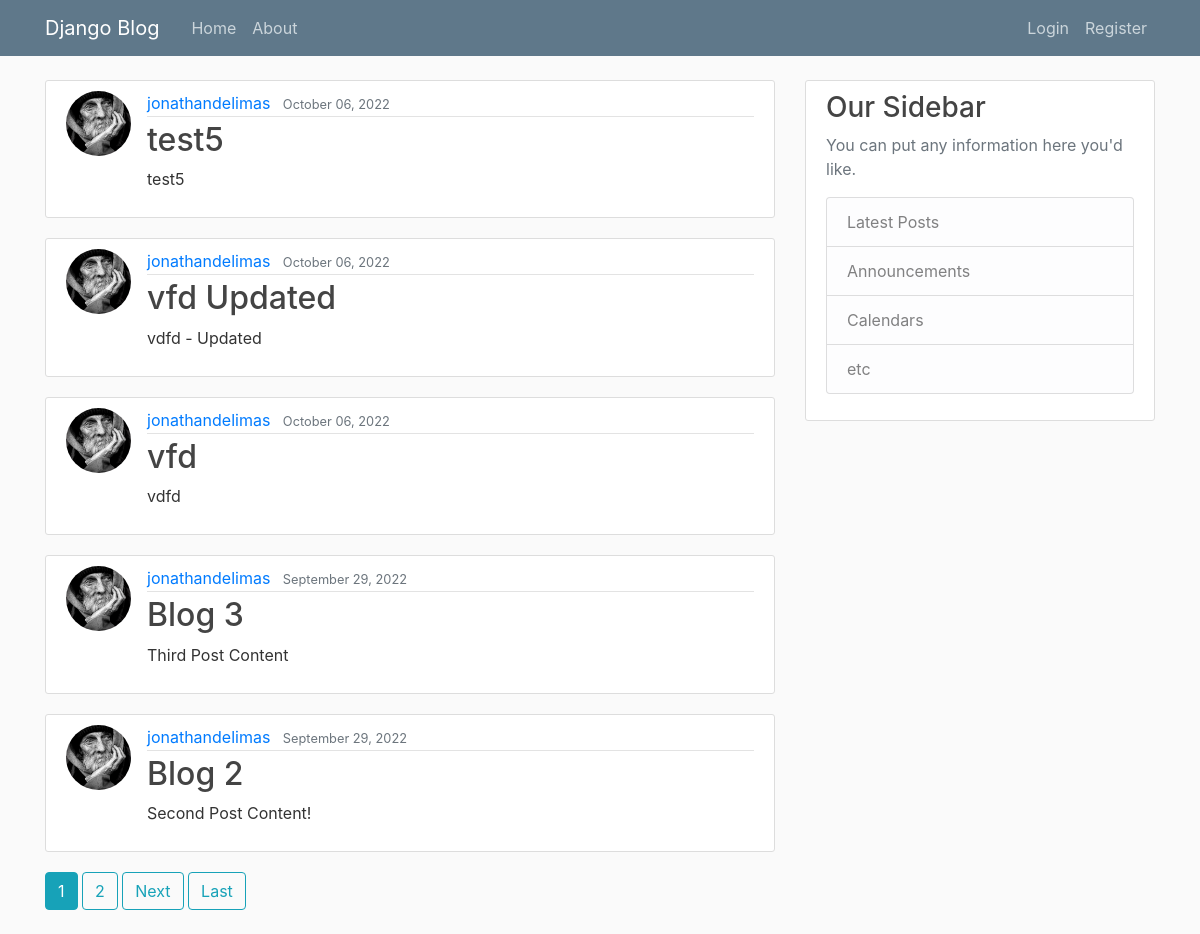
/, run on an earlier commit of the app's database.
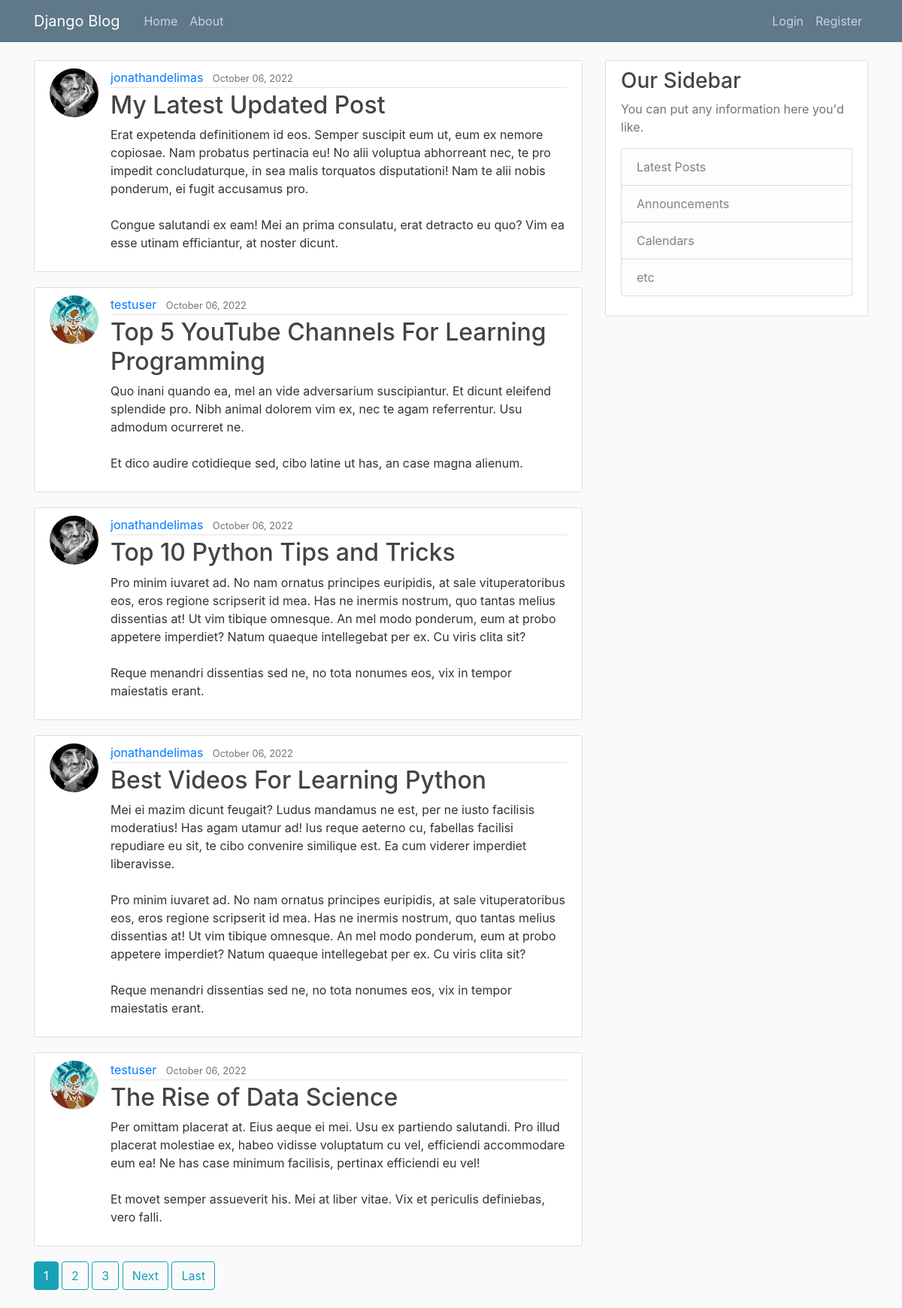
And on a later commit of the database.
### blog/models.py (models this page shows, shortened)
class Post(models.Model):
    title = models.CharField(max_length=100)
    content = models.TextField()
    date_posted = models.DateTimeField(default=timezone.now)
    author = models.ForeignKey(User, on_delete=models.CASCADE)

### users/models.py (models this page shows, shortened)
class Profile(models.Model):
    user = models.OneToOneField(User, on_delete=models.CASCADE)
    image = models.ImageField(default='defalt.jpg', upload_to='profile_pics')

### blog/views.py (the view)
# urls.py: path("", PostListView.as_view(), name='blog-home'),
class PostListView(ListView):
    model = Post
    template_name = 'blog/home.html'    #<app>/<model>_<viewtype>.html
    context_object_name= 'posts'
    ordering = ['-date_posted']
    paginate_by = 5

### blog/templates/blog/home.html (shortened to what this page needs)
{% extends "blog/base.html" %}
{%block content%}
    {% for post in posts %}
        <article class="media content-section">
            <img class="rounded-circle article-img" src="{{post.author.profile.image.url}}">
            <div class="media-body">
            <div class="article-metadata">
                <a class="mr-2" href="#">{{ post.author }}</a>
                <small class="text-muted">{{ post.date_posted|date:"F d, Y" }}</small>
            </div>
            <h2><a class="article-title" href="{% url 'post-detail' post.id %}">{{ post.title }}</a></h2>
            <p class="article-content">{{ post.content }}</p>
            </div>
        </article>
    {% endfor %}
    {% if is_paginated %}
    {% for num in page_obj.paginator.page_range %}
      {% if page_obj.number == num %}
        <a class="btn btn-info mb-4" href="?page={{ num }}">{{ num }}</a>
      {% elif num > page_obj.number|add:'-3' and num < page_obj.number|add:'3' %}
        <a class="btn btn-outline-info mb-4" href="?page={{ num }}">{{ num }}</a>
      {% endif %}
    {% endfor %}
    {% if page_obj.has_next %}
      <a class="btn btn-outline-info mb-4" href="?page={{ page_obj.next_page_number }}">Next</a>
      <a class="btn btn-outline-info mb-4" href="?page={{ page_obj.paginator.num_pages }}">Last</a>
    {% endif %}
  {% endif %}
{%endblock content%}

What changed in the data, as far as the page shows it:
removed Post: author.profile.image (picture), author "jonathandelimas", date_posted "October 06, 2022", title "test5", content "test5"
removed Post: author.profile.image (picture), author "jonathandelimas", date_posted "October 06, 2022", title "vfd Updated", content "vdfd - Updated"
removed Post: author.profile.image (picture), author "jonathandelimas", date_posted "October 06, 2022", title "vfd", content "vdfd"
no longer on this page (row unchanged): Post: author.profile.image (picture), author "jonathandelimas", date_posted "September 29, 2022", title "Blog 3", content "Third Post Content"
no longer on this page (row unchanged): Post: author.profile.image (picture), author "jonathandelimas", date_posted "September 29, 2022", title "Blog 2", content "Second Post Content!"
added Post: author.profile.image (picture), author "jonathandelimas", date_posted "October 06, 2022", title "My Latest Updated Post", content "Erat expetenda definitionem id eos. Semper suscipit eum ut, eum ex nemore copiosae. Nam probatus pertinacia eu! No alii voluptua abhorreant nec, te pro impedit concludaturque, in sea malis torquatos disputationi! Nam te alii nobis ponderum, ei fugit accusamus pro. Congue salutandi ex eam! Mei an prima consulatu, erat detracto eu quo? Vim ea esse utinam efficiantur, at noster dicunt."
added Post: author.profile.image (picture), author "testuser", date_posted "October 06, 2022", title "Top 5 YouTube Channels For Learning Programming", content "Quo inani quando ea, mel an vide adversarium suscipiantur. Et dicunt eleifend splendide pro. Nibh animal dolorem vim ex, nec te agam referrentur. Usu admodum ocurreret ne. Et dico audire cotidieque sed, cibo latine ut has, an case magna alienum."
added Post: author.profile.image (picture), author "jonathandelimas", date_posted "October 06, 2022", title "Top 10 Python Tips and Tricks", content "Pro minim iuvaret ad. No nam ornatus principes euripidis, at sale vituperatoribus eos, eros regione scripserit id mea. Has ne inermis nostrum, quo tantas melius dissentias at! Ut vim tibique omnesque. An mel modo ponderum, eum at probo appetere imperdiet? Natum quaeque intellegebat per ex. Cu viris clita sit? Reque menandri dissentias sed ne, no tota nonumes eos, vix in tempor maiestatis erant."
added Post: author.profile.image (picture), author "jonathandelimas", date_posted "October 06, 2022", title "Best Videos For Learning Python", content "Mei ei mazim dicunt feugait? Ludus mandamus ne est, per ne iusto facilisis moderatius! Has agam utamur ad! Ius reque aeterno cu, fabellas facilisi repudiare eu sit, te cibo convenire similique est. Ea cum viderer imperdiet liberavisse. Pro minim iuvaret ad. No nam ornatus principes euripidis, at sale vituperatoribus eos, eros regione scripserit id mea. Has ne inermis nostrum, quo tantas melius dissentias at! Ut vim tibique omnesque. An mel modo ponderum, eum at probo appetere imperdiet? Natum quaeque intellegebat per ex. Cu viris clita sit? Reque menandri dissentias sed ne, no tota nonumes eos, vix in tempor maiestatis erant."
added Post: author.profile.image (picture), author "testuser", date_posted "October 06, 2022", title "The Rise of Data Science", content "Per omittam placerat at. Eius aeque ei mei. Usu ex partiendo salutandi. Pro illud placerat molestiae ex, habeo vidisse voluptatum cu vel, efficiendi accommodare eum ea! Ne has case minimum facilisis, pertinax efficiendi eu vel! Et movet semper assueverit his. Mei at liber vitae. Vix et periculis definiebas, vero falli."
Also different on the page:
new list line: "3"
